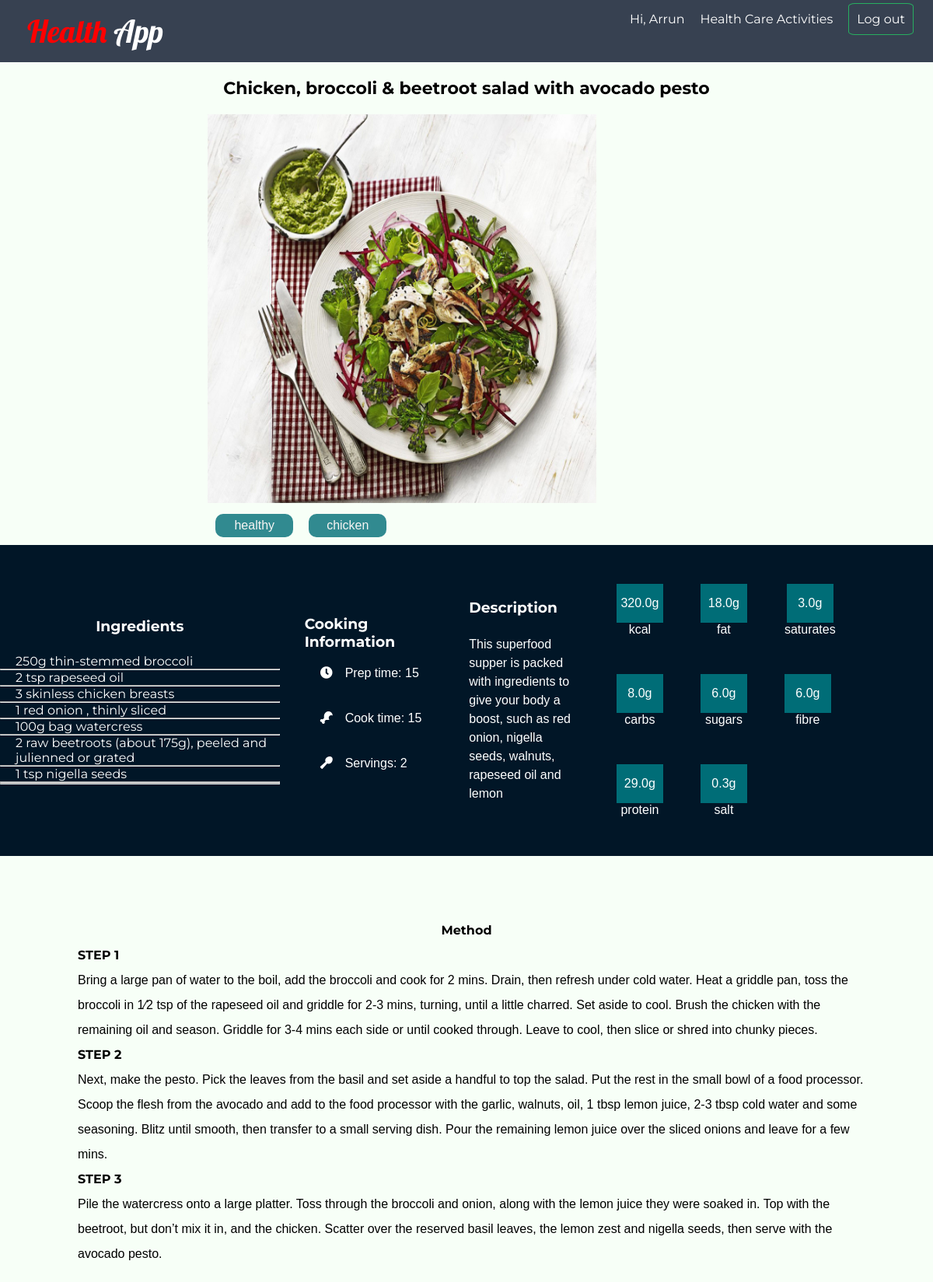
The app's page /nutrition_planner/recipe/1 (signed in) with its own data.
### nutrition_planner/models.py (models this page shows, shortened)
class Recipe(models.Model):
    title = models.CharField(max_length=255)
    thumbnail = models.ImageField(null=True, blank=True)
    categories = models.CharField(max_length=120,null=True, blank=True, help_text="Separate categories with ;")
    description = models.TextField(null=True, blank=True)
    prep_time = models.IntegerField(null=True, blank=True)
    cook_time = models.IntegerField(null=True, blank=True)
    servings = models.IntegerField(null=True, blank=True)
    ingredients = models.TextField(null=True, blank=True, help_text="Separate ingredients with ;")
    content = RichTextField(null=True)
    def get_categories(self):
        return self.categories.strip().split(';')
    def get_ingredients(self):
        return self.ingredients.strip().split(';')

class Nutrition(models.Model):
    NUTRITION_CHOICES = (
        ('kcal','Kcal'),
        ('fat','Fat'),
        ('saturates','Saturates'),
        ('carbs','Carbs'),
        ('sugars','Sugars'),
        ('fibre','Fibre'),
        ('salt','Salt'),
        ('protein','Protein'),
    )
    recipe = models.ForeignKey(Recipe, related_name='recipe',on_delete=models.CASCADE, null=True)
    name = models.CharField(max_length=255,choices=NUTRITION_CHOICES)
    value = models.FloatField(null=True,help_text="In grams")

### nutrition_planner/views.py (the view)
# urls.py: path('recipe/<pk>', views.detailed_recipe, name='detailed_recipe'),
@login_required(login_url='accounts:login')
def detailed_recipe(request,pk):
    recipe = Recipe.objects.get(id = pk)
    nutritions = Nutrition.objects.filter(recipe= recipe.id)
    context = {'recipe': recipe,'nutritions':nutritions}
    return render(request,'nutrition_planner/detailed_recipe.html',context)

### templates/nutrition_planner/detailed_recipe.html (shortened to what this page needs)
{% extends 'accounts/base.html' %}
{%block extrahead %}
<link rel="stylesheet" href="https://cdnjs.cloudflare.com/ajax/libs/font-awesome/5.15.3/css/all.min.css" />
{% endblock %}
{% load static %}
 {% block content %}
<main class="recipe-detailed">
      <section class="recipe-header">
         <h1>{{recipe.title}}</h1>
         <img src="{{recipe.thumbnail.url}}" width="500" height="500" alt="{{recipe.title}}">
         <div class="category-section">
            {% for category in recipe.get_categories %}
            <div class="category-container">
               <p>{{category}}</p>
            </div>
         {% endfor %}
         </div>
      </section>
      <section class="additional-information">
      <div class="ingridients-box">
         <h3>Ingredients</h3>
         {% for ingredient in recipe.get_ingredients %}
          <li class="ingredient-item">{{ingredient}}</li>
          <hr>
         {% endfor %}
      </div>
      <div class="cooking-information">
         <h3>Cooking Information</h3>
         <div class="info-box prep-information">
            <i class="fa fa-clock"></i>
            <p>Prep time: {{recipe.prep_time}}</p>
         </div>
         <div class=" info-box cook-information">
         <i class="fas fa-drumstick-bite"></i>
         <p>Cook time: {{recipe.cook_time}}</p>
         </div>
         <div class=" info-box servings-information">
            <i class="fas fa-utensil-spoon"></i>
            <p>Servings: {{recipe.servings}}</p>
         </div>
      </div>
      <div class="description-panel">
         <h3>Description</h3>
         <p>{{recipe.description}}</p>
      </div>
      <div class="nutrition-panel">
         {% for nutrition in nutritions %}
            <div class="nutrition-item">
               <div class="nutrition-box">
                <p>{{nutrition.value}}g</p>
               </div>
               <p>{{nutrition.name}}</p>
            </div>
         {% endfor %}
      </div>
      </section>
      <section class="recipe-content">
         <p>{{recipe.content|safe}}</p>
      </section>
</main>
{% endblock %}

### templates/accounts/nav.html (shortened to what this page needs)
 {% load static %}
<nav class="navbar">
    <li class="nav-item-left">
       <a class="logo-text" href="{% url 'accounts:home' %}"><span id="Health">Health</span> App</a>
    </li>
    {% if user.is_authenticated %}
    <li class="profile-link">
        <a class="" href="{% url 'accounts:profile' %}">Hi, {{ user.username }}</a>
    </li>
   <li>
        <div class="menu">
            <button class="menuButton">Health Care Activities</button>
          </div>
    </li>
    <li class="nav-item-right">
        <a class="btn-register" href="{% url 'accounts:logout' %}">Log out</a>
    </li>
    {% endif %}
</nav>

### static/css/style.css (style rules this page uses)
* { font-family: 'Montserrat', sans-serif; margin: 0; padding: 0; box-sizing: border-box; }
body { font-family: 'Montserrat', sans-serif; background-color: #E5E7EB; }
li { list-style: none; margin-left: 20px; }
a { text-decoration: none; }
.navbar { background-color: #374151; color: #fff; display: flex; justify-content: flex-end; padding: 20px; height: 100%; padding: 15px; }
.nav-item-left { margin-right: auto; }
.logo-text { font-family: 'Lobster', cursive; font-size: 40px; color: white; }
#Health { font-family: 'Lobster', cursive; font-weight: normal; font-size: 40px; margin: 0; color: red; }
.nav-item-right { margin-right: 10px; }
.profile-link>a { color: white; }
.btn-register { border: 0.5px solid #27AE60; padding: 10px; border-radius: 10%; border: 0.5px solid #27AE60; background-color: #374151; color: #fff; transition: ease-in 0.5s; }
span, h1 { font-weight: bold; font-size: 22px; margin: 20px; }
p { font-family: 'Poppins', sans-serif; }
.menuButton { background-color: #374151; color: white; border: none; font-size: 16px; margin: 0; padding: 0; }
.recipe-detailed { display: flex; justify-content: center; align-items: center; flex-direction: column; height: 100%; background-color: #f7fff7; }
.category-section { display: flex; justify-content: flex-start; align-items: center; flex-direction: row; }
.category-container { display: flex; justify-content: center; align-items: center; flex-direction: column; background-color: #006d77; width: 100px; height: 30px; margin: 10px; opacity: 0.8; text-align: center; color: rgb(248, 244, 244); border-radius: 10px; }
.additional-information { display: flex; justify-content: flex-start; align-items: center; width: 100%; height: 50vh; background-color: #011627; color: white; }
.ingridients-box h3 { margin-bottom: 1.5rem; text-align: center; }
.description-panel { width: 250px; overflow: wrap; padding: 2em; }
.description-panel p { margin-top: 1.5rem; line-height: 1.5em; }
.cooking-information { margin-left: 2rem; display: flex; flex-direction: column; justify-content: space-between; align-items: flex-start; width: 250px; }
.cooking-information div { display: flex; width: 100%; height: 30%; margin: 20px; }
.info-box i { margin-right: 1em; }
.nutrition-panel { display: flex; justify-content: space-between; justify-content: flex-start; width: 600px; flex-wrap: wrap; }
.nutrition-item { display: flex; justify-content: center; align-items: center; flex-direction: column; margin: 1.5rem; }
.nutrition-box { display: flex; justify-content: center; align-items: center; background-color: #006d77; min-width: 60px; height: 50px; }
.recipe-content { display: flex; justify-content: center; align-items: center; flex-direction: column; padding: 5rem; line-height: 2rem; }

### records on screen
Recipe: title "Chicken, broccoli & beetroot salad with avocado pesto", thumbnail (picture), prep_time "15", cook_time "15", servings "2", description "This superfood supper is packed with ingredients to give your body a boost, such as red onion, nigella seeds, walnuts, rapeseed oil and lemon", content "Method STEP 1 Bring a large pan of water to the boil, add the broccoli and cook for 2 mins. Drain, then refresh under cold water. Heat a griddle pan, toss the broccoli in 1⁄2 tsp of the rapeseed oil and griddle for 2-3 mins, turning, until a little charred. Set aside to cool. Brush the chicken with the remaining oil and season. Griddle for 3-4 mins each side or until cooked through. Leave to cool, then slice or shred into chunky pieces. STEP 2 Next, make the pesto. Pick the leaves from the basil and set aside a handful to top the salad. Put the rest in the small bowl of a food processor. Scoop the flesh from the avocado and add to the food processor with the garlic, walnuts, oil, 1 tbsp…"
Nutrition: value "320.0", name "kcal"
Nutrition: value "18.0", name "fat"
Nutrition: value "3.0", name "saturates"
Nutrition: value "8.0", name "carbs"
Nutrition: value "6.0", name "sugars"
Nutrition: value "6.0", name "fibre"
Nutrition: value "29.0", name "protein"
Nutrition: value "0.3", name "salt"

### other values on screen
{{ user.username }} "Arrun"
{{ category }} "healthy" "chicken"
{{ ingredient }} "250g thin-stemmed broccoli" "2 tsp rapeseed oil" "3 skinless chicken breasts" "1 red onion , thinly sliced" "100g bag watercress" "2 raw beetroots (about 175g), peeled and julienned or grated" "1 tsp nigella seeds"
